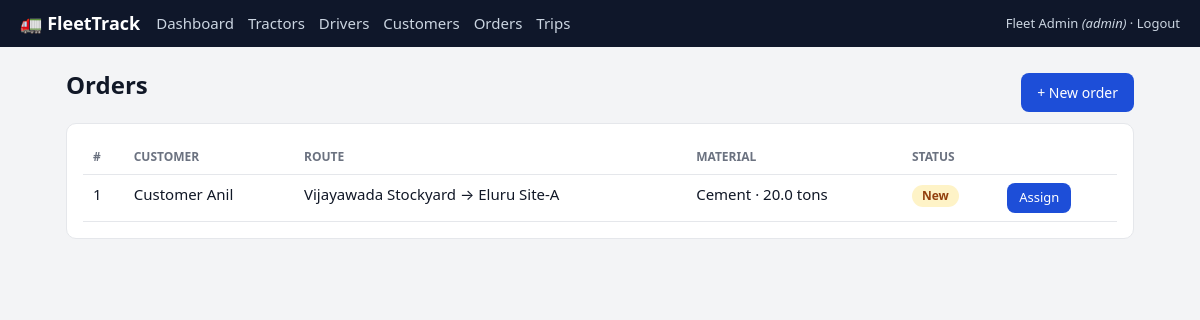
/orders (signed in), run on the app's committed database.
### tables this page shows
CREATE TABLE users (
  id INTEGER PRIMARY KEY AUTOINCREMENT,
  name TEXT NOT NULL,
  email TEXT NOT NULL UNIQUE,
  mobile TEXT,
  password_hash TEXT NOT NULL,
  role TEXT NOT NULL CHECK (
    role IN ('admin', 'dispatcher', 'driver', 'customer')
  ),
  active INTEGER NOT NULL DEFAULT 1,
  created_at TEXT NOT NULL DEFAULT (datetime('now'))
);

CREATE TABLE orders (
  id INTEGER PRIMARY KEY AUTOINCREMENT,
  customer_id INTEGER NOT NULL REFERENCES customers(id),
  pickup_location TEXT NOT NULL,
  pickup_lat REAL,
  pickup_lng REAL,
  drop_location TEXT NOT NULL,
  drop_lat REAL,
  drop_lng REAL,
  material TEXT NOT NULL,
  quantity REAL NOT NULL,
  unit TEXT NOT NULL DEFAULT 'tons',
  status TEXT NOT NULL DEFAULT 'New',
  created_by INTEGER REFERENCES users(id),
  created_at TEXT NOT NULL DEFAULT (datetime('now'))
);

### app.py (the view)
@app.route("/orders")
@login_required("admin", "dispatcher")
def orders():
    rows = q("""SELECT o.*, u.name AS customer_name FROM orders o
                JOIN customers c ON c.id=o.customer_id JOIN users u ON u.id=c.user_id
                ORDER BY o.id DESC""")
    return render_template("orders.html", rows=rows)

### app.py (called while the page is built)
def get_db():
    if "db" not in g:
        g.db = sqlite3.connect(DB_PATH)
        g.db.row_factory = sqlite3.Row
        g.db.execute("PRAGMA foreign_keys = ON")
    return g.db

def q(sql, args=(), one=False):
    rows = get_db().execute(sql, args).fetchall()
    if one:
        return rows[0] if rows else None
    return rows

@app.before_request
def load_user():
    uid = session.get("user_id")
    g.user = (
        q("SELECT * FROM users WHERE id=? AND active=1", (uid,), one=True)
        if uid
        else None
    )

def login_required(*roles):
    def deco(f):
        @functools.wraps(f)
        def wrapper(*a, **kw):
            if not g.user:
                return redirect(url_for("login", next=request.path))
            if roles and g.user["role"] not in roles:
                abort(403)
            return f(*a, **kw)
        return wrapper
    return deco

### templates/orders.html
{% extends "base.html" %}
{% block content %}
<div class="head">
    <h1>Orders</h1><a class="btn" href="{{ url_for('order_new') }}">+ New order</a>
</div>
<div class="card">
    <table>
        <tr>
            <th>#</th>
            <th>Customer</th>
            <th>Route</th>
            <th>Material</th>
            <th>Status</th>
            <th></th>
        </tr>
        {% for o in rows %}<tr>
            <td>{{ o.id }}</td>
            <td>{{ o.customer_name }}</td>
            <td>{{ o.pickup_location }} → {{ o.drop_location }}</td>
            <td>{{ o.material }} · {{ o.quantity }} {{ o.unit }}</td>
            <td><span class="badge s-{{ o.status|replace(' ','') }}">{{ o.status }}</span></td>
            <td>{% if o.status == 'New' %}<a class="btn sm" href="{{ url_for('assign', oid=o.id) }}">Assign</a>{% endif
                %}</td>
        </tr>{% endfor %}
    </table>
</div>
{% endblock %}

### templates/base.html (shortened to what this page needs)
<!doctype html>
<html lang="en">
<head>
  <link rel="stylesheet" href="{{ url_for('static', filename='style.css') }}">
</head>
<body>
  {% if g.user %}
  <header class="nav">
    <a class="brand" href="{{ url_for('home') }}">🚛 FleetTrack</a>
    <nav>
      {% if g.user.role in ('admin','dispatcher') %}
      <a href="{{ url_for('dashboard') }}">Dashboard</a>
      <a href="{{ url_for('tractors') }}">Tractors</a>
      <a href="{{ url_for('drivers') }}">Drivers</a>
      <a href="{{ url_for('customers') }}">Customers</a>
      <a href="{{ url_for('orders') }}">Orders</a>
      <a href="{{ url_for('trips') }}">Trips</a>
      {% elif g.user.role == 'driver' %}
      <a href="{{ url_for('driver_home') }}">My trips</a>
      {% else %}
      <a href="{{ url_for('customer_home') }}">My shipments</a>
      <a href="{{ url_for('order_new') }}">New order</a>
      {% endif %}
    </nav>
    <span class="who">{{ g.user.name }} <em>({{ g.user.role }})</em> · <a
        href="{{ url_for('logout') }}">Logout</a></span>
  </header>
  {% endif %}
  <main>
    {% block content %}{% endblock %}
  </main>
</body>
</html>

### static/style.css (style rules this page uses)
:root { --bg:#f3f4f6;--card:#fff;--ink:#111827;--muted:#6b7280;--brand:#1d4ed8;--line:#e5e7eb }
* { box-sizing:border-box }
body { margin:0;font:15px/1.5 system-ui,-apple-system,Segoe UI,Roboto,sans-serif;background:var(--bg);color:var(--ink) }
a { color:var(--brand);text-decoration:none }
.nav { display:flex;flex-wrap:wrap;align-items:center;gap:16px;background:#0f172a;color:#fff;padding:10px 20px }
.nav a { color:#cbd5e1 }
.brand { font-weight:700;color:#fff!important;font-size:18px }
.nav nav { display:flex;gap:14px;flex:1;flex-wrap:wrap }
.who { font-size:13px;color:#cbd5e1 }
main { max-width:1100px;margin:20px auto;padding:0 16px }
h1 { margin:0 0 14px;font-size:24px }
.head { display:flex;justify-content:space-between;align-items:center;margin-bottom:6px }
.card { background:var(--card);border:1px solid var(--line);border-radius:10px;padding:16px;margin-bottom:16px }
table { width:100%;border-collapse:collapse }
th,td { text-align:left;padding:8px 10px;border-bottom:1px solid var(--line);vertical-align:top }
th { font-size:12px;text-transform:uppercase;color:var(--muted) }
.btn { display:inline-block;background:var(--brand);color:#fff;border:0;border-radius:8px;padding:9px 16px;font-size:14px;cursor:pointer }
.btn.sm { padding:5px 12px;font-size:13px }
.badge { display:inline-block;padding:2px 10px;border-radius:999px;font-size:12px;font-weight:600;background:#e5e7eb;color:#374151;vertical-align:middle }
.s-New,.t-Pending { background:#fef3c7;color:#92400e }

### data on the page
users: user.name "Fleet Admin", user.role "admin"
orders: id "1", customer_name "Customer Anil", pickup_location "Vijayawada Stockyard", drop_location "Eluru Site-A", material "Cement", quantity "20.0", unit "tons", status "New"
